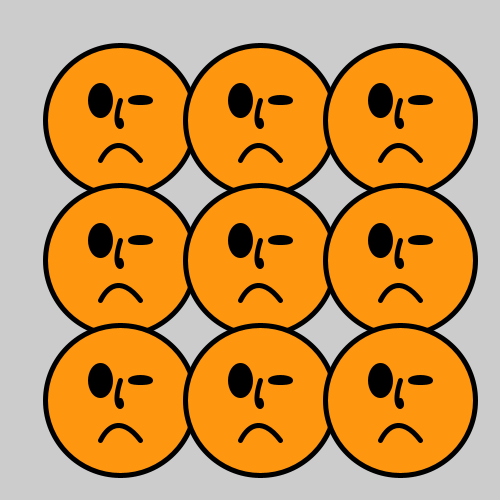
Frame 1 (no input)
Frame 60 (the mouse pressed at the canvas centre just before this capture): identical to frame 1, image omitted
Frame 120 (the mouse held since frame 60 and released just before this capture): identical to frame 1, image omitted

The Processing sketch that drew this single still picture (run headless with seeded random() and noise(); from frame 60 on, the mouse is pressed at the canvas centre):

// Processing sketch: processing_31179
// ── processing_31179.pde

int patternSeperationX = 140;
int patternSeperationY = 140;
 
 
void setup(){
  size(500,500);
   
 
   
  for(int i = 0; i < width/patternSeperationX; i++){
      for(int j = 0; j < height/patternSeperationY; j++){
        pushMatrix();
        translate(i*patternSeperationX, j*patternSeperationY);
        stroke(0);
  strokeWeight (5);
  smooth();
  fill (255,150,15);
  ellipse (120,120,150,150);
  smooth();
  fill (0);
  ellipse (100,100,20,30);
  smooth();
  fill (0);
  ellipse (140,100,20,5);
  smooth();
  noFill();
stroke(255, 102, 0);
smooth();
//line(30, 20, 80, 5);
//line(80, 75, 30, 75);
stroke(0, 0, 0);
smooth();
bezier(120, 100,  110, 130,  125, 130,  120,120);
smooth();
bezier(100, 160,  110, 140,  125, 140,  140,160);
smooth();
        popMatrix();
      }
  }
   
}
 
 
void draw()
{
  //This is here so the program keeps running and the screengrab will work
}
 
